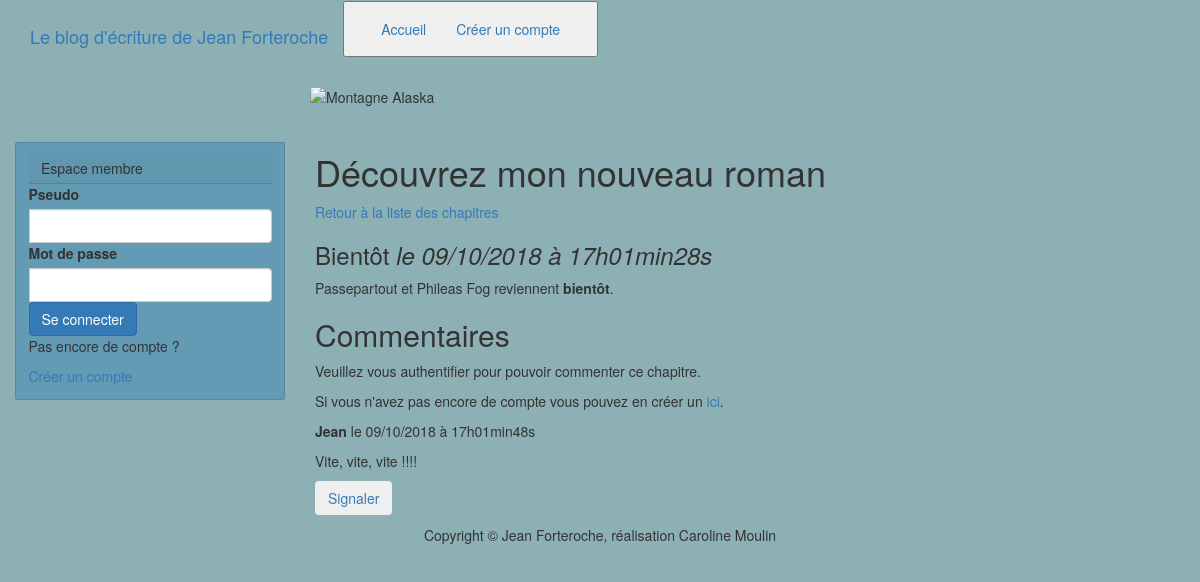
The app's page /index.php?action=post&id=8 with its own data.
### tables this page shows
CREATE TABLE IF NOT EXISTS `posts` (
  `id` int(11) NOT NULL AUTO_INCREMENT,
  `title` varchar(255) NOT NULL,
  `content` text NOT NULL,
  `creation_date` datetime NOT NULL,
  PRIMARY KEY (`id`)
);

CREATE TABLE IF NOT EXISTS `comments` (
  `id` int(11) NOT NULL AUTO_INCREMENT,
  `post_id` int(11) NOT NULL,
  `member_id` int(11) NOT NULL,
  `comment` varchar(255) NOT NULL,
  `status` varchar(50) NOT NULL DEFAULT 'valid',
  `comment_date` datetime NOT NULL,
  PRIMARY KEY (`id`),
  KEY `post_id` (`post_id`)
);

CREATE TABLE IF NOT EXISTS `members` (
  `id` int(11) NOT NULL AUTO_INCREMENT,
  `pseudo` varchar(50) NOT NULL,
  `pass` varchar(255) NOT NULL,
  `email` varchar(50) NOT NULL,
  `userLevel` varchar(50) NOT NULL DEFAULT 'Member',
  `inscription_date` datetime NOT NULL,
  PRIMARY KEY (`id`)
);

### controller/frontend.php (called while the page is built, shortened)
<?php
require_once('model/PostManager.php');
require_once('model/CommentManager.php');
function post($postId = null, $message = null)
{
    $postManager = new PostManager();
    $commentManager = new CommentManager();
    $post = $postManager->getPost($_GET['id']);
    $comments = $commentManager->getComments($_GET['id']);
    require('view/frontend/postView.php');
}
        ?>

### model/PostManager.php (called while the page is built, shortened)
<?php
class PostManager extends Manager
{
    public function getPost($postId)
    {
        $db = $this->dbConnect();
        $req = $db->prepare('SELECT id, title, content, DATE_FORMAT(creation_date, \'%d/%m/%Y à %Hh%imin%ss\') AS creation_date_fr FROM posts WHERE id = ?');
        $req->execute(array($postId));
        $post = $req->fetch();
        return $post;
    }
}

### model/CommentManager.php (called while the page is built, shortened)
<?php
class CommentManager extends Manager
{
    public function getComments($postId)
    {
        $db = $this->dbConnect();
        $comments = $db->prepare('SELECT members.pseudo, comments.id, comments.comment, comments.status, DATE_FORMAT(comments.comment_date, \'%d/%m/%Y à %Hh%imin%ss\') AS comment_date_fr FROM members INNER JOIN comments ON members.id = comments.member_id WHERE comments.post_id = ? ORDER BY comments.comment_date DESC');
        $comments->execute(array($postId));
        return $comments;
    }
}

### view/frontend/postView.php (the view, shortened to what this page needs)
    <h1>Découvrez mon nouveau roman</h1>
    <p><a href="index.php">Retour à la liste des chapitres</a></p>
    <div id="chapters">
        <h3>
            <?= htmlspecialchars($post['title']) ?>
            <em>le <?= $post['creation_date_fr'] ?></em>
        </h3>
        <p>
            <?= nl2br($post['content']) ?>
        </p>
    </div>
    <h2>Commentaires</h2>
<?php
if(isset($_SESSION['pseudo']))
{
    ?>
    <form action="index.php?action=addComment&amp;id=<?= $post['id'] ?>" method="post">
        <div>
            <h5>Commenter cet article</h5>
            <div class="form-group">
                <div class="col-md-6">
                    <input type="hidden" class="form-control" id="member_id" name="member_id" value="<?php if(isset($_SESSION['id'])) echo $_SESSION['id'] ?>" readonly >
                </div>
            </div>
            <div>
                <div class="form-group">
                    <textarea class="form-control" id="comment" name="comment" rows="3" placeholder="Mon commentaire"></textarea>
                </div>
                <button type="submit" class="btn btn-primary">Commenter</button>
            </div>
        </div>
    </form>
    <?php
}else{
    ?>
    <div>
        <p>Veuillez vous authentifier pour pouvoir commenter ce chapitre.</p>
        <p>Si vous n'avez pas encore de compte vous pouvez en créer un <a href="index.php?action=creationUser">ici</a>.</p>
    </div>
    <?php
}
?>
<?php
while ($comment = $comments->fetch())
{
    if($comment['status'] != 'warning')
    {
        ?>
        <p><strong><?= htmlspecialchars($comment['pseudo']) ?></strong> le <?= $comment['comment_date_fr'] ?></p>
        <p><?= nl2br(htmlspecialchars($comment['comment'])) ?></p>
        <a href="index.php?action=signal&amp;id=<?php echo $comment['id'];?>"><button class="btn btn-light" type="button">Signaler</button></a></p>
        <?php
    }else
        {
            ?>
            <p><strong><?= htmlspecialchars($comment['pseudo']) ?></strong> le <?= $comment['comment_date_fr'] ?></p>
            <p>Commentaire en attente de modération.</p>
            <?php
        }
}
require('template.php'); ?>

### records on screen
posts: title "Bientôt", content "Passepartout et Phileas Fog reviennent bientôt ."
comments: member.pseudo "Jean", comment_date_fr "09/10/2018 à 17h01min48s", comment "Vite, vite, vite !!!!"

### other values on screen
$post['creation_date_fr'] "09/10/2018 à 17h01min28s"
